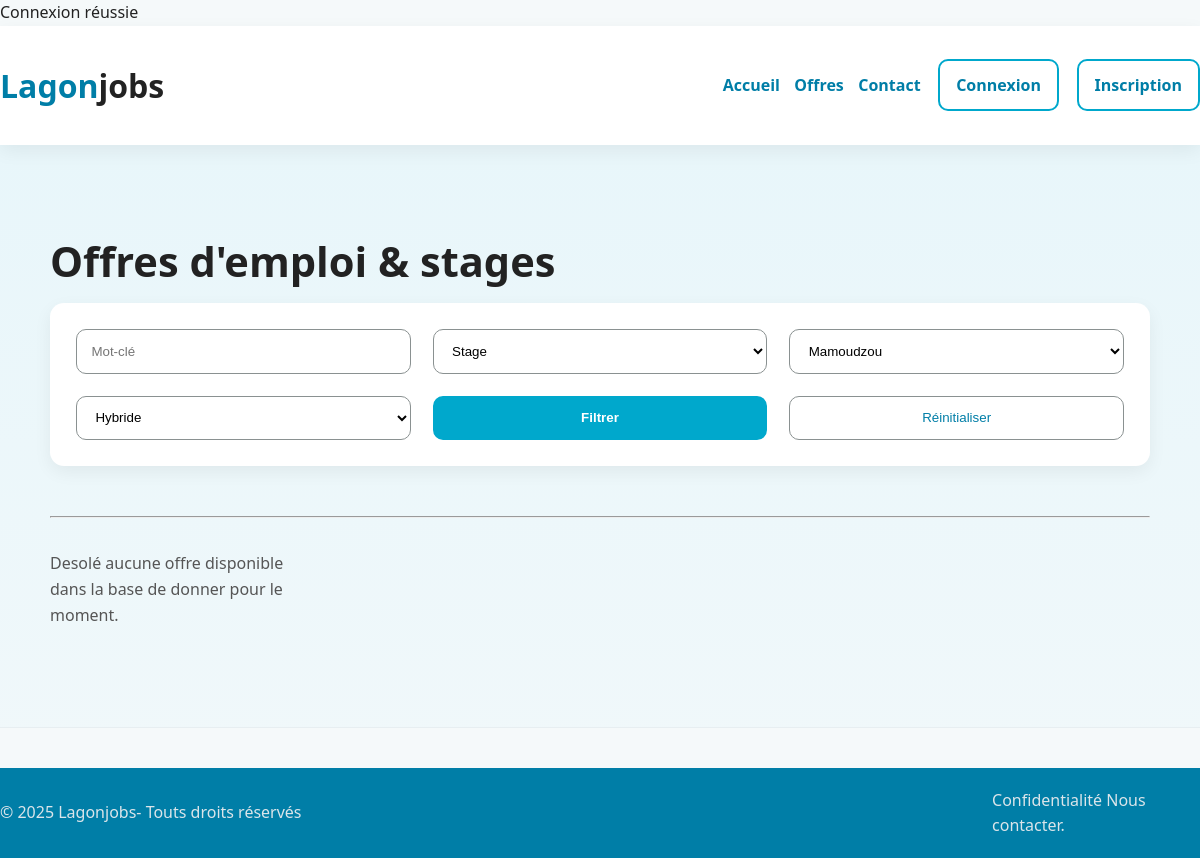
Before: /Frontoffice/offres.php with the older database file.
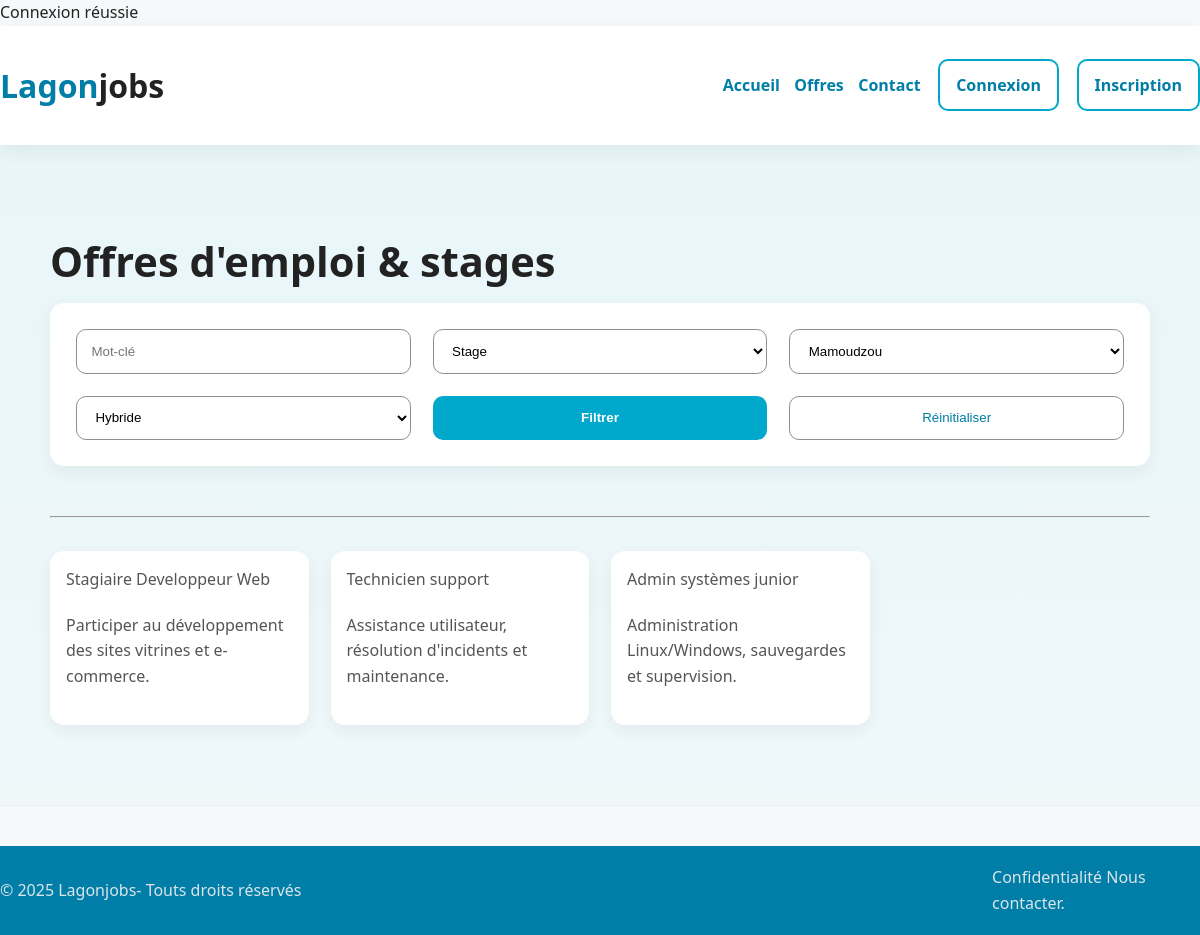
After: the same page with the newer database file.
### tables this page shows
CREATE TABLE `offres` (
  `Id` int(11) NOT NULL,
  `Titre` varchar(50) NOT NULL,
  `Description` text NOT NULL,
  `Mission` text NOT NULL,
  `Profil` text NOT NULL,
  `Id_contrat` int(11) NOT NULL,
  `Id_ville` int(11) NOT NULL,
  `Id_mode_de_travail` int(11) NOT NULL,
  `Date_debut` date NOT NULL,
  `Date_fin` date NOT NULL,
  `Id_status` int(11) NOT NULL
);

### Frontoffice/bdd_service_frontoffice.php (called while the page is built, shortened)
<?php
function connexionBdd()
{
    try {
        $mysqlClient = new PDO('mysql:host=localhost;dbname=lagonjobs;charset=utf8', 'root', '');
        return $mysqlClient;
    } catch (Exception $e) {
        die('Erreur : ' . $e->getMessage());
    }
}
function RecupererLesOffres()
{
    $mysqlClient = connexionBdd();
    $sql_rqt = 'SELECT * FROM offres';
    $sql = $mysqlClient->prepare($sql_rqt);
    $sql->execute();
    $sql_resultat = $sql->fetchAll();
    return $sql_resultat;
}

### Frontoffice/offres.php (the view, shortened to what this page needs)
<?php
require_once(dirname(dirname(__FILE__)) . '/Frontoffice/bdd_service_frontoffice.php');
$lesOffres = RecupererLesOffres();
?>
<!DOCTYPE html>
<html lang="en">
<head>
    <link rel="stylesheet" href="../css/style.css">
</head>
<body>
  <header class="site-header header-inner">
    <h1><a href="index.php">Lagon</a>jobs</h1>
    <nav class="nav">
        <a href="index.php">Accueil</a>
        <a href="offres.php">Offres</a>
        <a href="contact.php">Contact</a>
        <a href="connexion.php" class="btn btn-outline">Connexion</a>
        <a href="inscription.php" class="btn btn-outline">Inscription</a>
    </nav>
  </header>
  <main class="hero">
    <div class="container">
      <h1>Offres d'emploi & stages</h1>
        <form action="offres.php" method="POST" class="form cards search-inline">
            <input type="text" name="motcle" placeholder="Mot-clé">
            <select name="type_de_contrat" >
              <option value="0">Stage</option>
            </select>
            <select name="ville" >
              <option value="0">Mamoudzou</option>
            </select>
            <select name="Télétravail" >
              <option value="0">Hybride</option>
            </select>
            <button type="submit" class="btn">Filtrer</button>
            <input class="btn-outline" type="submit" value="Réinitialiser">
        </form> <br>
      <hr>
      <br>
      <section class="cards">
        <?php
        if (empty($lesOffres)) {
          echo '<p>Desolé aucune offre disponible dans la base de donner pour le moment.</p>';
        } else {
          foreach ($lesOffres as $offre) {
        ?>
        <article class="card">
          <p><?= ($offre['Titre']); ?></p>
          <p><?= ($offre['Description']); ?></p>
        </article>
        <?php
          }
        }
        ?>
      </section>
    </div>
  </main>
  <footer class="site-footer footer-inner">
    <p class="container">© 2025 Lagonjobs- Touts droits réservés</p>
    <a href="contact.php">Confidentialité Nous contacter.</a>
  </footer>
</body>
</html>

### css/style.css (style rules this page uses)
:root { --lagon:#00A8CC; --lagon-dark:#007EA7; --bg:#F5F9FA; --text:#222222; --text-2:#555555; --success:#4CAF50; --error:#E63946; --card:#ffffff; --shadow:0 6px 18px rgba(0,0,0,.06); --radius:14px; --radius-sm:10px; --space:clamp(14px, 2.8vw, 22px); }
* { box-sizing:border-box }
html,body { margin:0;padding:0 }
body { font-family: system-ui, -apple-system, "Segoe UI", Roboto, "Helvetica Neue", Arial, "Noto Sans", "Liberation Sans", sans-serif; color:var(--text); background:var(--bg); line-height:1.6; }
.container { width:min(1100px, 92vw); margin:auto }
a { color:var(--lagon-dark); text-decoration:none }
.btn { background:var(--lagon); color:#fff; padding:.7rem 1rem; border-radius:10px; display:inline-block; font-weight:600; border:2px solid var(--lagon); transition:all .2s ease; }
.btn-outline { background:transparent; color:var(--lagon-dark) }
.site-header { position:sticky; top:0; z-index:10; background:#fff; box-shadow:var(--shadow); }
.header-inner { display:flex; align-items:center; justify-content:space-between; padding:.8rem 0 }
.nav { display:flex; gap:.9rem; align-items:center }
.nav a { font-weight:600 }
.nav .btn, .nav .btn-outline { margin-left:.2rem }
.hero { padding: clamp(40px, 8vw, 80px) 0; background: linear-gradient(180deg, #E8F6FA 0%, rgba(232,246,250,0.4) 100%); border-bottom:1px solid #e7eef1; }
.hero h1 { font-size:clamp(1.8rem, 4vw, 2.6rem); margin:.2rem 0 .5rem 0 }
.hero p { color:var(--text-2); margin:0 0 1.2rem 0 }
.hero .card { background:var(--card); padding:1rem; border-radius:var(--radius); box-shadow:var(--shadow); }
.search-inline { display:flex; gap:.5rem; flex-wrap:wrap }
.search-inline input, .search-inline select { flex:1 1 200px; padding:.8rem .9rem; border-radius:10px; border:1px solid #dbe5ea; background:#fff; }
.search-inline .btn { padding:.8rem 1rem }
.cards { display:grid; grid-template-columns: repeat(auto-fill,minmax(250px,1fr)); gap:clamp(14px, 2.4vw, 22px) }
.card { background:var(--card); padding:1rem; border-radius:var(--radius); box-shadow:var(--shadow); }
.site-footer { background:#007EA7; color:#dbe5ea; margin-top:40px }
.footer-inner { display:flex; justify-content:space-between; align-items:center; padding:1.2rem 0 }
.footer-inner a { color:#dbe5ea }
.form { background:#fff; padding:clamp(18px, 3vw, 26px); border-radius:var(--radius); box-shadow:var(--shadow); }
.form input, .form select, .form textarea { width:100%; padding:.8rem .9rem; border:1px solid #8a9191; border-radius:10px; background:#fff; }

Changed rows visible on the page:
added offres: Titre "Stagiaire Developpeur Web", Description "Participer au développement des sites vitrines et e-commerce."
added offres: Titre "Technicien support", Description "Assistance utilisateur, résolution d'incidents et maintenance."
added offres: Titre "Admin systèmes junior", Description "Administration Linux/Windows, sauvegardes et supervision."
Other visible differences:
text no longer shown: "Desolé aucune offre disponible dans la base de donner pour le moment."
